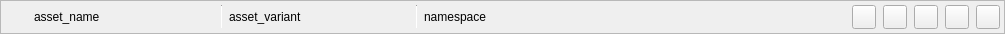
<?xml version="1.0" encoding="UTF-8"?>
<ui version="4.0">
 <class>Form</class>
 <widget class="QWidget" name="Form">
  <property name="geometry">
   <rect>
    <x>0</x>
    <y>0</y>
    <width>1005</width>
    <height>34</height>
   </rect>
  </property>
  <property name="windowTitle">
   <string>Form</string>
  </property>
  <layout class="QVBoxLayout" name="verticalLayout">
   <property name="spacing">
    <number>0</number>
   </property>
   <property name="leftMargin">
    <number>0</number>
   </property>
   <property name="topMargin">
    <number>0</number>
   </property>
   <property name="rightMargin">
    <number>0</number>
   </property>
   <property name="bottomMargin">
    <number>0</number>
   </property>
   <item>
    <widget class="QFrame" name="reference_list_item_frame">
     <property name="frameShape">
      <enum>QFrame::StyledPanel</enum>
     </property>
     <property name="frameShadow">
      <enum>QFrame::Raised</enum>
     </property>
     <layout class="QHBoxLayout" name="horizontalLayout">
      <property name="spacing">
       <number>7</number>
      </property>
      <property name="leftMargin">
       <number>4</number>
      </property>
      <property name="topMargin">
       <number>4</number>
      </property>
      <property name="rightMargin">
       <number>4</number>
      </property>
      <property name="bottomMargin">
       <number>4</number>
      </property>
      <item>
       <widget class="QLabel" name="asset_stage_image_label">
        <property name="minimumSize">
         <size>
          <width>22</width>
          <height>22</height>
         </size>
        </property>
        <property name="maximumSize">
         <size>
          <width>22</width>
          <height>22</height>
         </size>
        </property>
        <property name="text">
         <string/>
        </property>
        <property name="alignment">
         <set>Qt::AlignCenter</set>
        </property>
       </widget>
      </item>
      <item>
       <widget class="QLabel" name="reference_list_item_asset_name_label">
        <property name="sizePolicy">
         <sizepolicy hsizetype="Fixed" vsizetype="Preferred">
          <horstretch>0</horstretch>
          <verstretch>0</verstretch>
         </sizepolicy>
        </property>
        <property name="minimumSize">
         <size>
          <width>180</width>
          <height>0</height>
         </size>
        </property>
        <property name="maximumSize">
         <size>
          <width>180</width>
          <height>16777215</height>
         </size>
        </property>
        <property name="text">
         <string>asset_name</string>
        </property>
       </widget>
      </item>
      <item>
       <widget class="Line" name="line">
        <property name="maximumSize">
         <size>
          <width>1</width>
          <height>16777215</height>
         </size>
        </property>
        <property name="orientation">
         <enum>Qt::Vertical</enum>
        </property>
       </widget>
      </item>
      <item>
       <widget class="QLabel" name="reference_list_item_asset_variant_label">
        <property name="sizePolicy">
         <sizepolicy hsizetype="Fixed" vsizetype="Preferred">
          <horstretch>0</horstretch>
          <verstretch>0</verstretch>
         </sizepolicy>
        </property>
        <property name="minimumSize">
         <size>
          <width>180</width>
          <height>0</height>
         </size>
        </property>
        <property name="maximumSize">
         <size>
          <width>180</width>
          <height>16777215</height>
         </size>
        </property>
        <property name="text">
         <string>asset_variant</string>
        </property>
       </widget>
      </item>
      <item>
       <widget class="Line" name="line_2">
        <property name="maximumSize">
         <size>
          <width>1</width>
          <height>16777215</height>
         </size>
        </property>
        <property name="orientation">
         <enum>Qt::Vertical</enum>
        </property>
       </widget>
      </item>
      <item>
       <widget class="QLabel" name="reference_list_item_asset_namespace_label">
        <property name="minimumSize">
         <size>
          <width>180</width>
          <height>0</height>
         </size>
        </property>
        <property name="maximumSize">
         <size>
          <width>180</width>
          <height>16777215</height>
         </size>
        </property>
        <property name="text">
         <string>namespace</string>
        </property>
       </widget>
      </item>
      <item>
       <spacer name="horizontalSpacer">
        <property name="orientation">
         <enum>Qt::Horizontal</enum>
        </property>
        <property name="sizeHint" stdset="0">
         <size>
          <width>40</width>
          <height>20</height>
         </size>
        </property>
       </spacer>
      </item>
      <item>
       <widget class="QPushButton" name="ticket_reference_list_item_pushButton">
        <property name="minimumSize">
         <size>
          <width>24</width>
          <height>24</height>
         </size>
        </property>
        <property name="maximumSize">
         <size>
          <width>24</width>
          <height>24</height>
         </size>
        </property>
        <property name="text">
         <string/>
        </property>
       </widget>
      </item>
      <item>
       <widget class="QPushButton" name="folder_reference_list_item_pushButton">
        <property name="minimumSize">
         <size>
          <width>24</width>
          <height>24</height>
         </size>
        </property>
        <property name="maximumSize">
         <size>
          <width>24</width>
          <height>24</height>
         </size>
        </property>
        <property name="text">
         <string/>
        </property>
        <property name="iconSize">
         <size>
          <width>17</width>
          <height>17</height>
         </size>
        </property>
       </widget>
      </item>
      <item>
       <widget class="QPushButton" name="parameters_reference_list_item_pushButton">
        <property name="minimumSize">
         <size>
          <width>24</width>
          <height>24</height>
         </size>
        </property>
        <property name="maximumSize">
         <size>
          <width>24</width>
          <height>24</height>
         </size>
        </property>
        <property name="text">
         <string/>
        </property>
        <property name="iconSize">
         <size>
          <width>18</width>
          <height>18</height>
         </size>
        </property>
       </widget>
      </item>
      <item>
       <widget class="QPushButton" name="refresh_reference_widget_item">
        <property name="minimumSize">
         <size>
          <width>24</width>
          <height>24</height>
         </size>
        </property>
        <property name="maximumSize">
         <size>
          <width>24</width>
          <height>24</height>
         </size>
        </property>
        <property name="text">
         <string/>
        </property>
       </widget>
      </item>
      <item>
       <widget class="QPushButton" name="remove_reference_widget_item">
        <property name="minimumSize">
         <size>
          <width>24</width>
          <height>24</height>
         </size>
        </property>
        <property name="maximumSize">
         <size>
          <width>24</width>
          <height>24</height>
         </size>
        </property>
        <property name="text">
         <string/>
        </property>
       </widget>
      </item>
     </layout>
    </widget>
   </item>
  </layout>
 </widget>
 <resources/>
 <connections/>
</ui>
